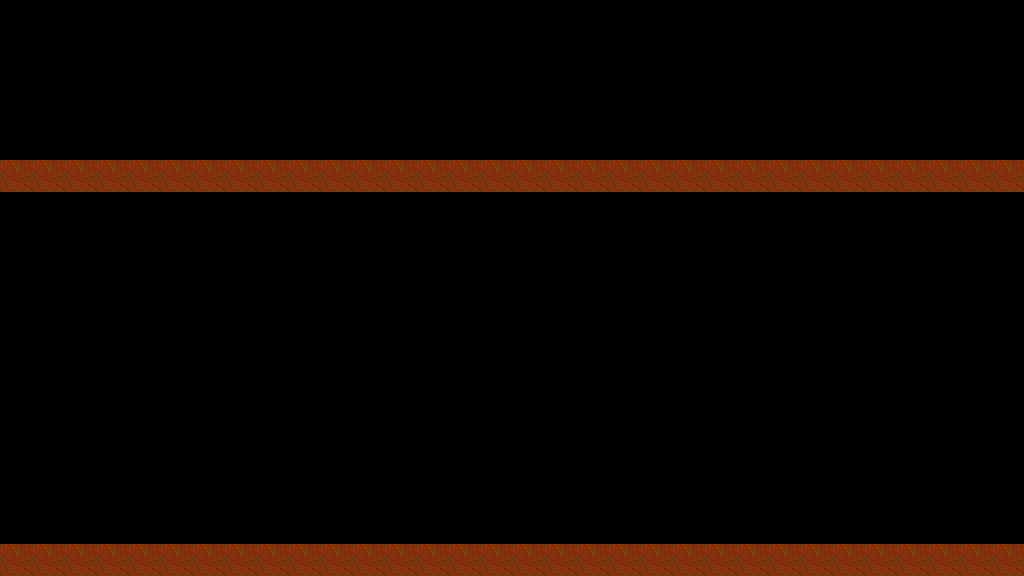

A level layout from a 2D game, rendered from its tile map. Below: a short description, then the map file with tile-grid data replaced by summaries:
An orthogonal 32x18 tile map with 32x32 px tiles, 1 tile layer (Tile Layer 1).

<map version="1.0" orientation="orthogonal" width="32" height="18" tilewidth="32" tileheight="32">
 <tileset firstgid="1" name="OnlyOne" tilewidth="32" tileheight="32">
  <image source="../Fast Vs. The Giant Tangerine/Resources/Tiles/OnlyOne.png" width="64" height="64" />
 </tileset>
 <layer name="Tile Layer 1" width="32" height="18">
  <data>[576 cells, 458 non-empty, 2 distinct tile ids]</data>
 </layer>
</map>
